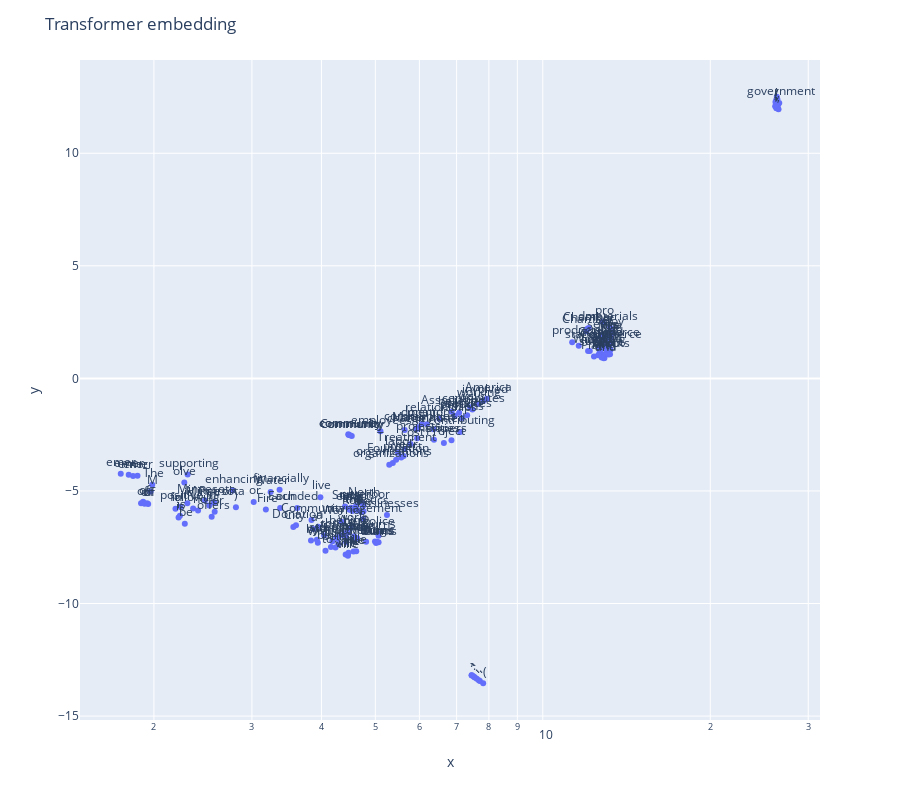

Here is the notebook cell this chart was saved with:
### Markdown cell above
### Equivalent Embeddings matrix

### Code cell
plot_embedding(model_a_embs)

### Figure 1 — Plotly figure (JSON) as saved in the notebook; plotly's stock layout.template omitted (floating-point values rounded to 4 significant figures; data arrays with more than 128 entries replaced by an {"elided": "..."} marker saying what was removed)
{"data": [{"hovertemplate": "x=%{x}<br>y=%{y}<br>text=%{text}<extra></extra>", "legendgroup": "", "marker": {"color": "#636efa", "symbol": "circle"}, "mode": "markers+text", "name": "", "orientation": "v", "showlegend": false, "text": {"elided": "183 str values"}, "textposition": "top center", "type": "scatter", "x": {"elided": "183 float values"}, "xaxis": "x", "y": {"elided": "183 float values"}, "yaxis": "y"}], "layout": {"height": 800, "legend": {"tracegroupgap": 0}, "margin": {"t": 60}, "title": {"text": "Transformer embedding"}, "xaxis": {"anchor": "y", "domain": [0, 1], "title": {"text": "x"}, "type": "log"}, "yaxis": {"anchor": "x", "domain": [0, 1], "title": {"text": "y"}}}}
